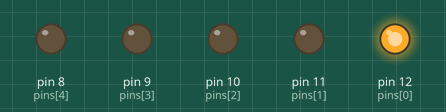
A sketch run on a simulated Arduino Uno, built with avr-gcc and run on an emulated ATmega328P. On the bench: output pins drawn as LEDs (lit = HIGH).

Above: at 0.5 s.
At 2.5 s:
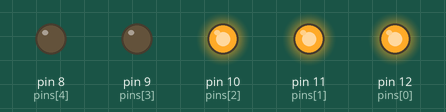
At 3.5 s:
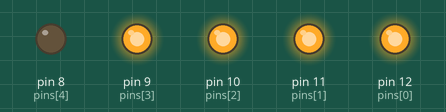
At 5.5 s:
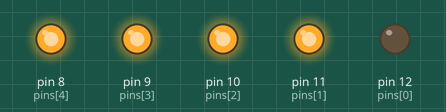
At 8.5 s:
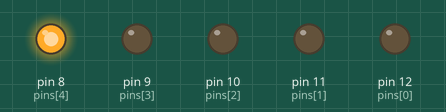
At 11.5 s:
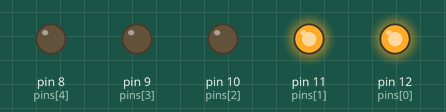
Timing chart, 0 to 13.0 s (numbered marks = the images above):
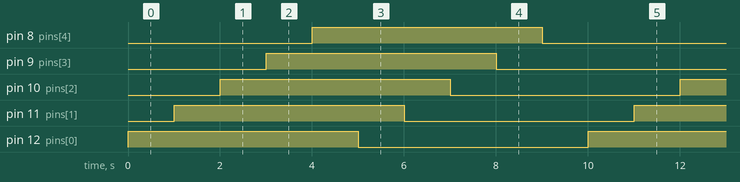

The sketch:

LEDs-12to8-8to12.ino
```cpp
const int lightSpeed = 1000;

void setup() {
  pinMode(12, OUTPUT);
  pinMode(11, OUTPUT);
  pinMode(10, OUTPUT);
  pinMode(9, OUTPUT);
  pinMode(8, OUTPUT);
}

void loop() {
  int pins[] = {12, 11, 10, 9, 8};

  // ON
  for (int i = 0; i < 5; i++) {
    digitalWrite(pins[i], HIGH);
    delay(lightSpeed);
  }

  // OFF
  for (int i = 0; i < 5; i++) {
    digitalWrite(pins[i], LOW);
    delay(lightSpeed);
  }
}
```

Measured:
- by itself, pin 8 (pins[4]), pin 9 (pins[3]), pin 10 (pins[2]), pin 11 (pins[1]), pin 12 (pins[0]): alternates HIGH for 5.0 s and LOW for 5.0 s
- by itself, everything shown: repeats every 10.0 s, in 10 steps
